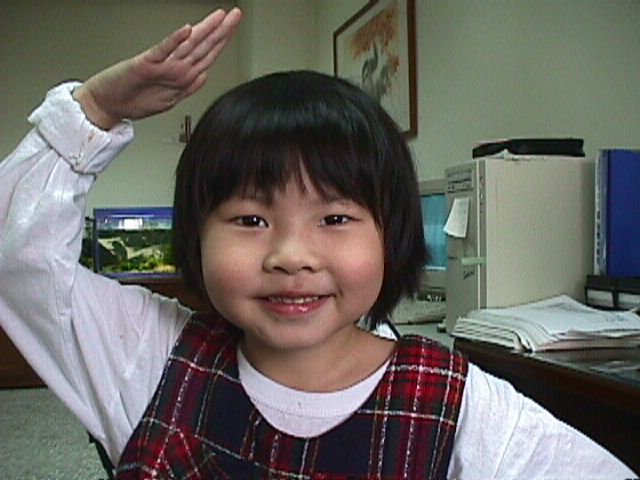
%> input picture hw3/annie19980405.jpg, 640 x 480 px
$ octave Q5.m   (GNU Octave 9; MATLAB toolbox functions it lacks are replaced by stand-ins)
%> lines starting %> are read from the running program, lines starting %| are printed output that depends on the picture
### hw3/myReshape.m
function B = myReshape(A)

R = A(:, :, 1);
G = A(:, :, 2);
B = A(:, :, 3);

[m, n] = size(R);

r = reshape(R, 1, m * n);
g = reshape(G, 1, m * n);
b = reshape(B, 1, m * n);

B = [r; g; b];

### hw3/Q5.m
A = imread('annie19980405.jpg');
%> A is the input picture: size 480x640x3 uint8; mean R, G, B 106.1, 103.5, 98.2
fprintf('Dim of A = %s\n', mat2str(size(A)));
%| Dim of A = [480 640 3]
subplot(221); imshow(A); title('Original');
subplot(222); imshow(A(:, :, 1)); title('Red');
%> after `imshow(A(:, :, 1))`:
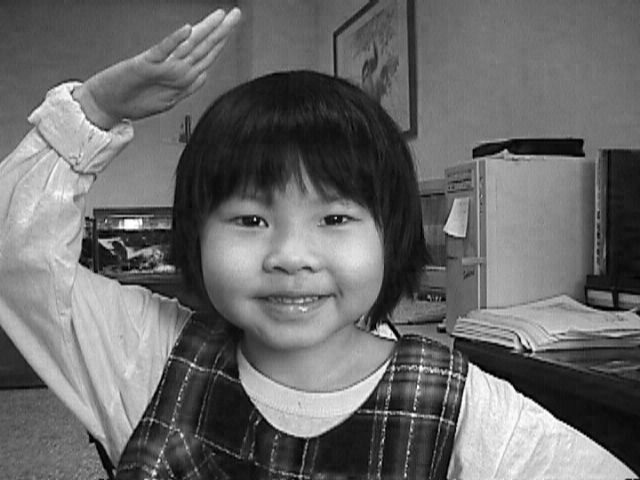
%> displayed picture: size 480x640, on the screen's scale of 0 to 255; min 0, max 255, mean 106.1
subplot(223); imshow(A(:, :, 2)); title('Green');
%> after `imshow(A(:, :, 2))`:
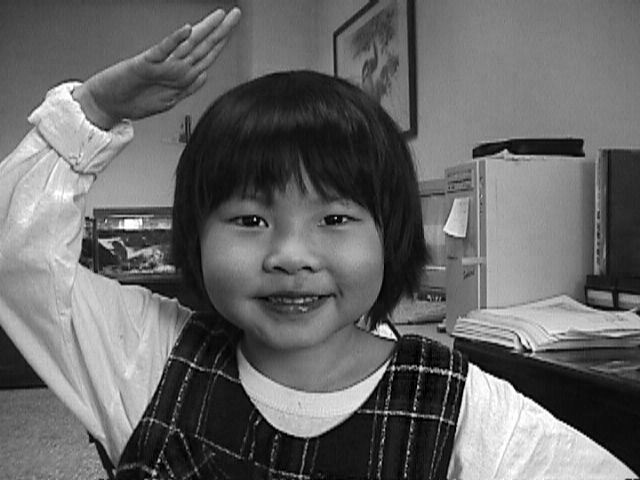
%> displayed picture: size 480x640, on the screen's scale of 0 to 255; min 0, max 255, mean 103.5
subplot(224); imshow(A(:, :, 3)); title('Blue');
%> after `imshow(A(:, :, 3))`:
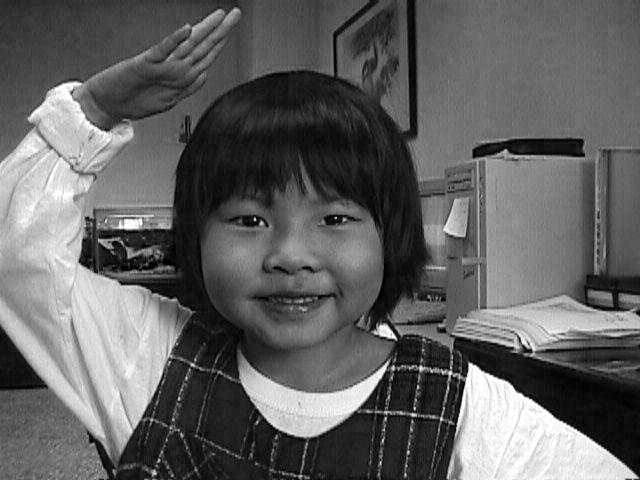
%> displayed picture: size 480x640, on the screen's scale of 0 to 255; min 0, max 255, mean 98.2

B = myReshape(A);
